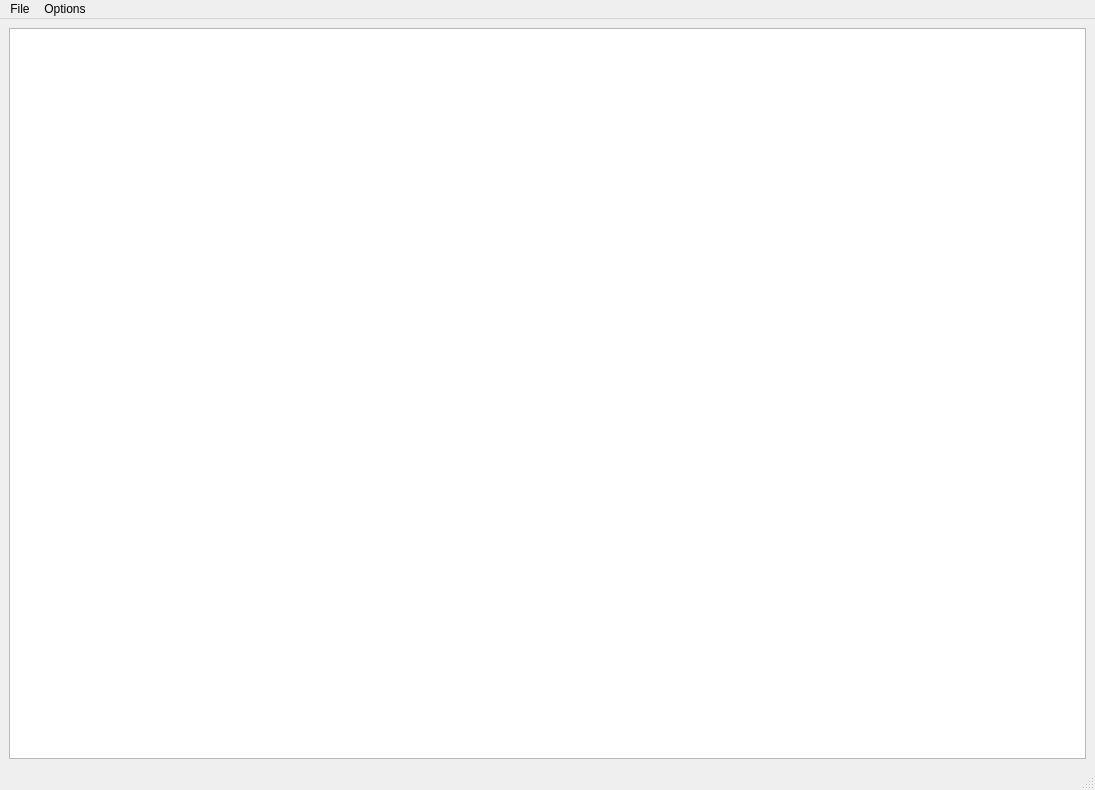
<?xml version="1.0" encoding="UTF-8"?>
<ui version="4.0">
 <class>MainWindow</class>
 <widget class="QMainWindow" name="MainWindow">
  <property name="geometry">
   <rect>
    <x>0</x>
    <y>0</y>
    <width>1095</width>
    <height>790</height>
   </rect>
  </property>
  <property name="windowTitle">
   <string>MainWindow</string>
  </property>
  <widget class="QWidget" name="centralwidget">
   <layout class="QGridLayout" name="gridLayout">
    <item row="0" column="0">
     <widget class="QPlainTextEdit" name="plainTextEdit"/>
    </item>
   </layout>
  </widget>
  <widget class="QMenuBar" name="menubar">
   <property name="geometry">
    <rect>
     <x>0</x>
     <y>0</y>
     <width>1095</width>
     <height>26</height>
    </rect>
   </property>
   <widget class="QMenu" name="menuFile">
    <property name="title">
     <string>File</string>
    </property>
    <addaction name="actionOpen"/>
    <addaction name="actionSave"/>
    <addaction name="actionClose"/>
   </widget>
   <widget class="QMenu" name="menuOptions">
    <property name="title">
     <string>Options</string>
    </property>
    <widget class="QMenu" name="menuFont_size">
     <property name="title">
      <string>Font size</string>
     </property>
     <addaction name="action12x"/>
     <addaction name="action24x"/>
     <addaction name="action32x"/>
    </widget>
    <addaction name="menuFont_size"/>
   </widget>
   <addaction name="menuFile"/>
   <addaction name="menuOptions"/>
  </widget>
  <widget class="QStatusBar" name="statusbar"/>
  <action name="actionOpen">
   <property name="text">
    <string>Open</string>
   </property>
  </action>
  <action name="actionSave">
   <property name="text">
    <string>Save</string>
   </property>
  </action>
  <action name="actionClose">
   <property name="text">
    <string>Close</string>
   </property>
  </action>
  <action name="action12x">
   <property name="text">
    <string>12x</string>
   </property>
  </action>
  <action name="action24x">
   <property name="text">
    <string>24x</string>
   </property>
  </action>
  <action name="action32x">
   <property name="text">
    <string>32x</string>
   </property>
  </action>
 </widget>
 <resources/>
 <connections/>
</ui>
